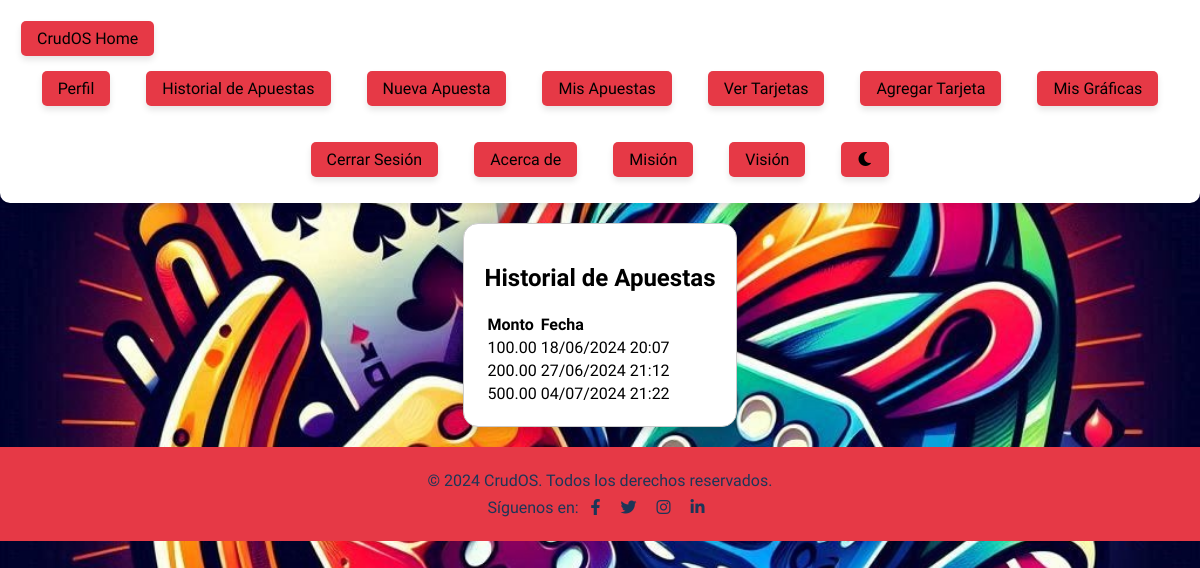
Screenshot of /clientes/historial/ (signed in) with the database file from the repository.
### clientes/models.py (models this page shows, shortened)
class Apuesta(models.Model):
    cliente = models.ForeignKey(Cliente, on_delete=models.CASCADE)  # Relación con el modelo Cliente
    monto = models.DecimalField(max_digits=10, decimal_places=2)  # Monto de la apuesta
    fecha = models.DateTimeField(auto_now_add=True)  # Fecha de la apuesta

### clientes/views.py (the view)
# urls.py: path('historial/', views.historial_apuestas, name='historial_apuestas'),  # Historial de apuestas del cliente
@login_required
def historial_apuestas(request):
    cliente = get_object_or_404(Cliente, user=request.user)
    apuestas = Apuesta.objects.filter(cliente=cliente)
    return render(request, 'clientes/historial_apuestas.html', {'apuestas': apuestas})

### clientes/templates/clientes/historial_apuestas.html (shortened to what this page needs)
{% extends 'clientes/base.html' %}
{% block content %}
<div class="form-container">
    <h2>Historial de Apuestas</h2>
    <table class="bet-history-table">
        <thead>
            <tr>
                <th>Monto</th>
                <th>Fecha</th>
            </tr>
        </thead>
        <tbody>
            {% for apuesta in apuestas %}
            <tr>
                <td>{{ apuesta.monto }}</td>
                <td>{{ apuesta.fecha|date:"d/m/Y H:i" }}</td>
            </tr>
            {% endfor %}
        </tbody>
    </table>
</div>
{% endblock %}

### static/css/styles.css (style rules this page uses)
:root { --primary-color: #e63946; --secondary-color: #1d3557; --accent-color: #f77f00; --background-color: #ffffff; --text-color: #000000; --light-bg: #f1faee; --dark-bg: #1d3557; --light-text: #1d3557; --dark-text: #f1faee; --dark-bg-gray: #1d3557; --dark-secondary-gray: #457b9d; --button-hover: #a8dadc; --input-border: #e63946; }
body { font-family: 'Artmy Ornament', sans-serif; margin: 0; padding: 0; transition: background-color 0.3s, color 0.3s; text-align: center; color: var(--text-color); display: flex; flex-direction: column; justify-content: center; align-items: center; background-color: var(--background-color); background-image: url("/static/img/Fondo.jpg"); background-repeat: no-repeat; background-size: cover; background-position: center center; background-attachment: fixed; }
body.light-mode { background-color: var(--background-color); color: var(--text-color); }
.form-container { max-width: 800px; margin: 20px auto; padding: 20px; border: 1px solid var(--input-border); border-radius: 15px; transition: background-color 0.3s, border-color 0.3s; font-family: 'Artmy Ornament', sans-serif; text-align: left; box-shadow: 0 4px 6px rgba(0, 0, 0, 0.1); background-color: var(--background-color); color: var(--text-color); }
.form-container.light-mode { background-color: var(--background-color); border-color: #ccc; color: var(--text-color); }
.form-container h2, .form-container h1 { text-align: center; margin-bottom: 20px; }

### rows the page displays
Apuesta: monto "100.00", fecha "18/06/2024 20:07"
Apuesta: monto "200.00", fecha "27/06/2024 21:12"
Apuesta: monto "500.00", fecha "04/07/2024 21:22"
